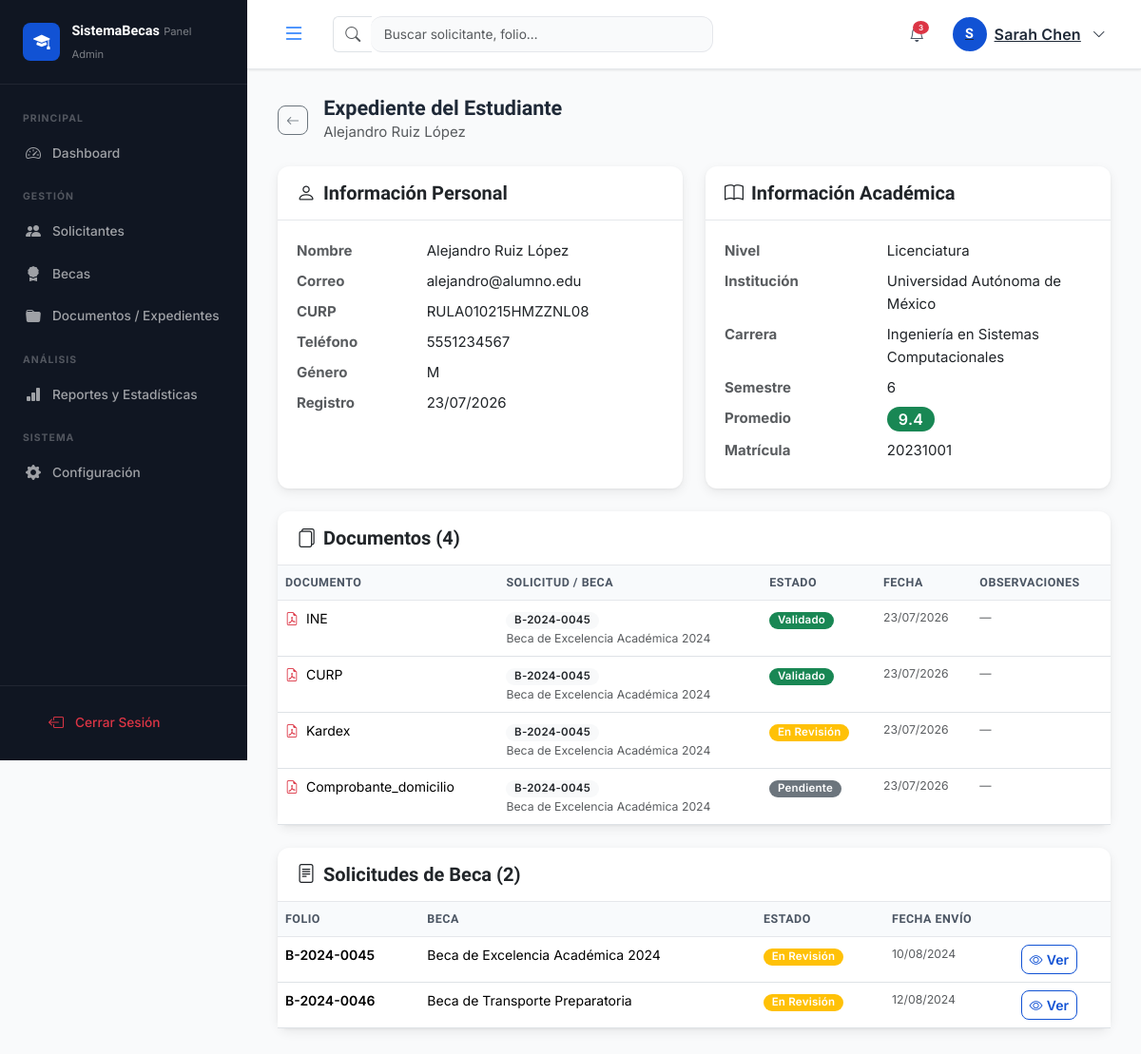
The app's page /index.php?c=admin&a=expediente&id=3 (signed in) with its own data.
### tables this page shows
CREATE TABLE IF NOT EXISTS `usuarios` (
    `id`                INT UNSIGNED    NOT NULL AUTO_INCREMENT,
    `rol_id`            TINYINT UNSIGNED NOT NULL DEFAULT 2,
    `nombre`            VARCHAR(100)    NOT NULL,
    `apellidos`         VARCHAR(100)    NOT NULL,
    `email`             VARCHAR(150)    NOT NULL,
    `password_hash`     VARCHAR(255)    NOT NULL,
    `curp`              CHAR(18)        DEFAULT NULL,
    `telefono`          VARCHAR(20)     DEFAULT NULL,
    `fecha_nacimiento`  DATE            DEFAULT NULL,
    `genero`            ENUM('M','F','Otro') DEFAULT NULL,
    `activo`            TINYINT(1)      NOT NULL DEFAULT 1,
    `ultimo_acceso`     DATETIME        DEFAULT NULL,
    `token_reset`       VARCHAR(100)    DEFAULT NULL,
    `token_expira`      DATETIME        DEFAULT NULL,
    `avatar`            VARCHAR(255)    DEFAULT NULL,
    `created_at`        DATETIME        NOT NULL DEFAULT CURRENT_TIMESTAMP,
    `updated_at`        DATETIME        NOT NULL DEFAULT CURRENT_TIMESTAMP ON UPDATE CURRENT_TIMESTAMP,
    PRIMARY KEY (`id`),
    UNIQUE KEY `uq_usuarios_email` (`email`),
    UNIQUE KEY `uq_usuarios_curp`  (`curp`),
    KEY `fk_usuarios_rol` (`rol_id`),
    CONSTRAINT `fk_usuarios_rol` FOREIGN KEY (`rol_id`) REFERENCES `roles` (`id`)
);

CREATE TABLE IF NOT EXISTS `informacion_academica` (
    `id`                  INT UNSIGNED     NOT NULL AUTO_INCREMENT,
    `usuario_id`          INT UNSIGNED     NOT NULL,
    `nivel_id`            TINYINT UNSIGNED NOT NULL,
    `institucion`         VARCHAR(200)     NOT NULL,
    `carrera_o_programa`  VARCHAR(200)     DEFAULT NULL,
    `semestre_o_grado`    TINYINT UNSIGNED DEFAULT NULL,
    `matricula`           VARCHAR(50)      DEFAULT NULL,
    `promedio`            DECIMAL(3,1)     DEFAULT NULL,
    `ciclo_escolar`       VARCHAR(30)      DEFAULT NULL,
    `created_at`          DATETIME         NOT NULL DEFAULT CURRENT_TIMESTAMP,
    `updated_at`          DATETIME         NOT NULL DEFAULT CURRENT_TIMESTAMP ON UPDATE CURRENT_TIMESTAMP,
    PRIMARY KEY (`id`),
    UNIQUE KEY `uq_info_academica_usuario` (`usuario_id`),
    CONSTRAINT `fk_info_academica_usuario` FOREIGN KEY (`usuario_id`) REFERENCES `usuarios` (`id`) ON DELETE CASCADE,
    CONSTRAINT `fk_info_academica_nivel`   FOREIGN KEY (`nivel_id`)   REFERENCES `niveles_educativos` (`id`)
);

CREATE TABLE IF NOT EXISTS `niveles_educativos` (
    `id`     TINYINT UNSIGNED NOT NULL AUTO_INCREMENT,
    `nombre` VARCHAR(80)      NOT NULL,
    PRIMARY KEY (`id`)
);

CREATE TABLE IF NOT EXISTS `documentos` (
    `id`            INT UNSIGNED  NOT NULL AUTO_INCREMENT,
    `solicitud_id`  INT UNSIGNED  NOT NULL,
    `usuario_id`    INT UNSIGNED  NOT NULL,
    `tipo_documento` VARCHAR(100) NOT NULL,
    `nombre_archivo` VARCHAR(255) NOT NULL,
    `ruta_archivo`  VARCHAR(500)  NOT NULL,
    `mime_type`     VARCHAR(100)  DEFAULT NULL,
    `tamano_bytes`  INT UNSIGNED  DEFAULT NULL,
    `estado`        ENUM('pendiente','en_revision','validado','rechazado') NOT NULL DEFAULT 'pendiente',
    `observaciones` TEXT          DEFAULT NULL,
    `validado_por`  INT UNSIGNED  DEFAULT NULL,
    `fecha_validacion` DATETIME   DEFAULT NULL,
    `created_at`    DATETIME      NOT NULL DEFAULT CURRENT_TIMESTAMP,
    `updated_at`    DATETIME      NOT NULL DEFAULT CURRENT_TIMESTAMP ON UPDATE CURRENT_TIMESTAMP,
    PRIMARY KEY (`id`),
    KEY `fk_docs_solicitud`   (`solicitud_id`),
    KEY `fk_docs_usuario`     (`usuario_id`),
    KEY `fk_docs_validador`   (`validado_por`),
    CONSTRAINT `fk_docs_solicitud`  FOREIGN KEY (`solicitud_id`) REFERENCES `solicitudes` (`id`) ON DELETE CASCADE,
    CONSTRAINT `fk_docs_usuario`    FOREIGN KEY (`usuario_id`)   REFERENCES `usuarios` (`id`),
    CONSTRAINT `fk_docs_validador`  FOREIGN KEY (`validado_por`) REFERENCES `usuarios` (`id`)
);

CREATE TABLE IF NOT EXISTS `solicitudes` (
    `id`             INT UNSIGNED     NOT NULL AUTO_INCREMENT,
    `folio`          VARCHAR(20)      NOT NULL,
    `usuario_id`     INT UNSIGNED     NOT NULL,
    `beca_id`        INT UNSIGNED     NOT NULL,
    `estado`         ENUM('borrador','enviada','en_revision','aprobada','rechazada','cancelada') NOT NULL DEFAULT 'borrador',
    `paso_actual`    TINYINT UNSIGNED NOT NULL DEFAULT 1 COMMENT '1=Info personal, 2=Info académica, 3=Revisión',
    `comentarios`    TEXT             DEFAULT NULL COMMENT 'Comentarios del administrador',
    `motivo_rechazo` TEXT             DEFAULT NULL,
    `fecha_envio`    DATETIME         DEFAULT NULL,
    `fecha_resolucion` DATETIME       DEFAULT NULL,
    `revisado_por`   INT UNSIGNED     DEFAULT NULL,
    `created_at`     DATETIME         NOT NULL DEFAULT CURRENT_TIMESTAMP,
    `updated_at`     DATETIME         NOT NULL DEFAULT CURRENT_TIMESTAMP ON UPDATE CURRENT_TIMESTAMP,
    PRIMARY KEY (`id`),
    UNIQUE KEY `uq_solicitudes_folio` (`folio`),
    KEY `fk_solicitudes_usuario`  (`usuario_id`),
    KEY `fk_solicitudes_beca`     (`beca_id`),
    KEY `fk_solicitudes_revisor`  (`revisado_por`),
    CONSTRAINT `fk_solicitudes_usuario`  FOREIGN KEY (`usuario_id`)   REFERENCES `usuarios` (`id`),
    CONSTRAINT `fk_solicitudes_beca`     FOREIGN KEY (`beca_id`)      REFERENCES `becas` (`id`),
    CONSTRAINT `fk_solicitudes_revisor`  FOREIGN KEY (`revisado_por`) REFERENCES `usuarios` (`id`)
);

CREATE TABLE IF NOT EXISTS `becas` (
    `id`              INT UNSIGNED     NOT NULL AUTO_INCREMENT,
    `categoria_id`    TINYINT UNSIGNED NOT NULL,
    `nivel_id`        TINYINT UNSIGNED NOT NULL,
    `nombre`          VARCHAR(200)     NOT NULL,
    `descripcion`     TEXT             DEFAULT NULL,
    `monto`           DECIMAL(10,2)    NOT NULL DEFAULT 0.00,
    `tipo_monto`      ENUM('mensual','semestral','anual','pago_unico') NOT NULL DEFAULT 'mensual',
    `promedio_minimo` DECIMAL(3,1)     DEFAULT NULL,
    `cupo_maximo`     SMALLINT UNSIGNED DEFAULT NULL,
    `fecha_inicio`    DATE             NOT NULL,
    `fecha_fin`       DATE             NOT NULL,
    `fecha_publicacion` DATE           DEFAULT NULL,
    `estado`          ENUM('borrador','publicada','cerrada','suspendida') NOT NULL DEFAULT 'borrador',
    `imagen_url`      VARCHAR(255)     DEFAULT NULL,
    `requisitos`      TEXT             DEFAULT NULL,
    `documentos_req`  TEXT             DEFAULT NULL COMMENT 'JSON array of required document types',
    `creado_por`      INT UNSIGNED     NOT NULL,
    `created_at`      DATETIME         NOT NULL DEFAULT CURRENT_TIMESTAMP,
    `updated_at`      DATETIME         NOT NULL DEFAULT CURRENT_TIMESTAMP ON UPDATE CURRENT_TIMESTAMP,
    PRIMARY KEY (`id`),
    KEY `fk_becas_categoria` (`categoria_id`),
    KEY `fk_becas_nivel`     (`nivel_id`),
    KEY `fk_becas_creador`   (`creado_por`),
    CONSTRAINT `fk_becas_categoria` FOREIGN KEY (`categoria_id`) REFERENCES `categorias_beca` (`id`),
    CONSTRAINT `fk_becas_nivel`     FOREIGN KEY (`nivel_id`)     REFERENCES `niveles_educativos` (`id`),
    CONSTRAINT `fk_becas_creador`   FOREIGN KEY (`creado_por`)   REFERENCES `usuarios` (`id`)
);

### views/admin/expediente.php (the view, shortened to what the rows shown need)
<?php
require_once BASE_PATH . '/includes/partials/head.php';
?>
<div class="admin-container">
    <div class="admin-main">
        <div class="admin-content">
            <div class="page-header d-flex align-items-center gap-3 mb-4">
                <div>
                    <h2 class="page-title">Expediente del Estudiante</h2>
                    <p class="text-muted mb-0"><?= e($alumno['nombre'] . ' ' . $alumno['apellidos']) ?></p>
                </div>
            </div>
            <div class="row g-4">
                <div class="col-md-6">
                    <div class="card card-shadow h-100">
                        <div class="card-body">
                            <dl class="row mb-0">
                                <dt class="col-sm-4 text-muted">Nombre</dt>
                                <dd class="col-sm-8"><?= e($alumno['nombre'] . ' ' . $alumno['apellidos']) ?></dd>
                                <dt class="col-sm-4 text-muted">Correo</dt>
                                <dd class="col-sm-8"><?= e($alumno['email']) ?></dd>
                                <dt class="col-sm-4 text-muted">CURP</dt>
                                <dd class="col-sm-8"><?= e($alumno['curp'] ?? '—') ?></dd>
                                <dt class="col-sm-4 text-muted">Teléfono</dt>
                                <dd class="col-sm-8"><?= e($alumno['telefono'] ?? '—') ?></dd>
                                <dt class="col-sm-4 text-muted">Género</dt>
                                <dd class="col-sm-8"><?= e($alumno['genero'] ?? '—') ?></dd>
                                <dt class="col-sm-4 text-muted">Registro</dt>
                                <dd class="col-sm-8"><?= formatDate($alumno['created_at']) ?></dd>
                            </dl>
                        </div>
                    </div>
                </div>
                <div class="col-md-6">
                    <div class="card card-shadow h-100">
                        <div class="card-body">
                            <?php if ($infoAcademica): ?>
                            <dl class="row mb-0">
                                <dt class="col-sm-5 text-muted">Nivel</dt>
                                <dd class="col-sm-7"><?= e($infoAcademica['nivel_nombre']) ?></dd>
                                <dt class="col-sm-5 text-muted">Institución</dt>
                                <dd class="col-sm-7"><?= e($infoAcademica['institución'] ?? $infoAcademica['institucion']) ?></dd>
                                <dt class="col-sm-5 text-muted">Carrera</dt>
                                <dd class="col-sm-7"><?= e($infoAcademica['carrera_o_programa'] ?? '—') ?></dd>
                                <dt class="col-sm-5 text-muted">Semestre</dt>
                                <dd class="col-sm-7"><?= e($infoAcademica['semestre_o_grado'] ?? '—') ?></dd>
                                <dt class="col-sm-5 text-muted">Promedio</dt>
                                <dd class="col-sm-7">
                                    <span class="badge bg-success fs-6"><?= number_format($infoAcademica['promedio'], 1) ?></span>
                                </dd>
                                <dt class="col-sm-5 text-muted">Matrícula</dt>
                                <dd class="col-sm-7"><?= e($infoAcademica['matricula'] ?? '—') ?></dd>
                            </dl>
                            <?php else: ?>
                            <p class="text-muted mb-0">No se ha registrado información académica.</p>
                            <?php endif; ?>
                        </div>
                    </div>
                </div>
                <div class="col-12">
                    <div class="card card-shadow">
                        <div class="card-body p-0">
                            <div class="table-responsive">
                                <table class="table table-hover mb-0">
                                    <thead class="table-light">
                                        <tr>
                                            <th>Documento</th>
                                            <th>Solicitud / Beca</th>
                                            <th>Estado</th>
                                            <th>Fecha</th>
                                            <th>Observaciones</th>
                                        </tr>
                                    </thead>
                                    <tbody>
                                    <?php foreach ($documentos as $doc): ?>
                                    <tr>
                                        <td>
                                            <i class="bi bi-file-earmark-pdf text-danger me-1"></i>
                                            <?= e($doc['tipo_documento']) ?>
                                        </td>
                                        <td>
                                            <span class="badge bg-light text-dark"><?= e($doc['folio']) ?></span>
                                            <small class="d-block text-muted"><?= e($doc['beca_nombre']) ?></small>
                                        </td>
                                        <td><?= badgeDocumento($doc['estado']) ?></td>
                                        <td class="small text-muted"><?= formatDate($doc['created_at']) ?></td>
                                        <td class="small text-muted"><?= e($doc['observaciones'] ?? '—') ?></td>
                                    </tr>
                                    <?php endforeach; ?>
                                    </tbody>
                                </table>
                            </div>
                        </div>
                    </div>
                </div>
                <div class="col-12">
                    <div class="card card-shadow">
                        <div class="card-body p-0">
                            <div class="table-responsive">
                                <table class="table table-hover mb-0">
                                    <thead class="table-light">
                                        <tr><th>Folio</th><th>Beca</th><th>Estado</th><th>Fecha Envío</th><th></th></tr>
                                    </thead>
                                    <tbody>
                                    <?php foreach ($solicitudes as $sol): ?>
                                    <tr>
                                        <td class="fw-semibold"><?= e($sol['folio']) ?></td>
                                        <td><?= e($sol['beca_nombre']) ?></td>
                                        <td><?= badgeEstado($sol['estado']) ?></td>
                                        <td class="small text-muted">
                                            <?= $sol['fecha_envio'] ? formatDate($sol['fecha_envio']) : '—' ?>
                                        </td>
                                        <td>
                                            <a href="<?= BASE_URL ?>/index.php?c=admin&a=solicitudDetalle&id=<?= $sol['id'] ?>"
                                               class="btn btn-sm btn-outline-primary">
                                                <i class="bi bi-eye me-1"></i>Ver
                                            </a>
                                        </td>
                                    </tr>
                                    <?php endforeach; ?>
                                    </tbody>
                                </table>
                            </div>
                        </div>
                    </div>
                </div>
            </div>
        </div>
    </div>
</div>
<?php require_once BASE_PATH . '/includes/partials/footer_scripts.php'; ?>

### includes/helpers.php (shortened to what the rows shown need)
<?php
function e(string $str): string
{
    return htmlspecialchars($str, ENT_QUOTES | ENT_SUBSTITUTE, 'UTF-8');
}
function formatDate(string $date, string $format = 'd/m/Y'): string
{
    return date($format, strtotime($date));
}
function badgeEstado(string $estado): string
{
    $map = [
        'borrador'    => ['secondary', 'Borrador'],
        'enviada'     => ['info',      'Enviada'],
        'en_revision' => ['warning',   'En Revisión'],
        'aprobada'    => ['success',   'Aprobada'],
        'rechazada'   => ['danger',    'Rechazada'],
        'cancelada'   => ['dark',      'Cancelada'],
    ];
    [$color, $label] = $map[$estado] ?? ['secondary', ucfirst($estado)];
    return "<span class=\"badge bg-{$color}\">" . e($label) . "</span>";
}
function badgeDocumento(string $estado): string
{
    $map = [
        'pendiente'   => ['secondary', 'Pendiente'],
        'en_revision' => ['warning',   'En Revisión'],
        'validado'    => ['success',   'Validado'],
        'rechazado'   => ['danger',    'Rechazado'],
    ];
    [$color, $label] = $map[$estado] ?? ['secondary', ucfirst($estado)];
    return "<span class=\"badge bg-{$color}\">" . e($label) . "</span>";
}

### records on screen
usuarios: nombre+apellidos "Alejandro Ruiz López", email "alejandro@alumno.edu", curp "RULA010215HMZZNL08", telefono "5551234567", genero "M", created_at "23/07/2026"
informacion_academica: nivel.nombre "Licenciatura", institucion "Universidad Autónoma de México", carrera_o_programa "Ingeniería en Sistemas Computacionales", semestre_o_grado "6", promedio "9.4", matricula "20231001"
documentos: tipo_documento "INE", solicitud.folio "B-2024-0045", becas.nombre "Beca de Excelencia Académica 2024", label "Validado", created_at "23/07/2026", observaciones "—"
documentos: tipo_documento "CURP", solicitud.folio "B-2024-0045", becas.nombre "Beca de Excelencia Académica 2024", label "Validado", created_at "23/07/2026", observaciones "—"
documentos: tipo_documento "Kardex", solicitud.folio "B-2024-0045", becas.nombre "Beca de Excelencia Académica 2024", label "En Revisión", created_at "23/07/2026", observaciones "—"
documentos: tipo_documento "Comprobante_domicilio", solicitud.folio "B-2024-0045", becas.nombre "Beca de Excelencia Académica 2024", label "Pendiente", created_at "23/07/2026", observaciones "—"
solicitudes: folio "B-2024-0045", beca.nombre "Beca de Excelencia Académica 2024", fecha_envio "10/08/2024"
solicitudes: folio "B-2024-0046", beca.nombre "Beca de Transporte Preparatoria", fecha_envio "12/08/2024"

### other values on screen
$initials "S"
Session::get('user_name', 'Admin') "Sarah Chen"
count($documentos) "4"
count($solicitudes) "2"
